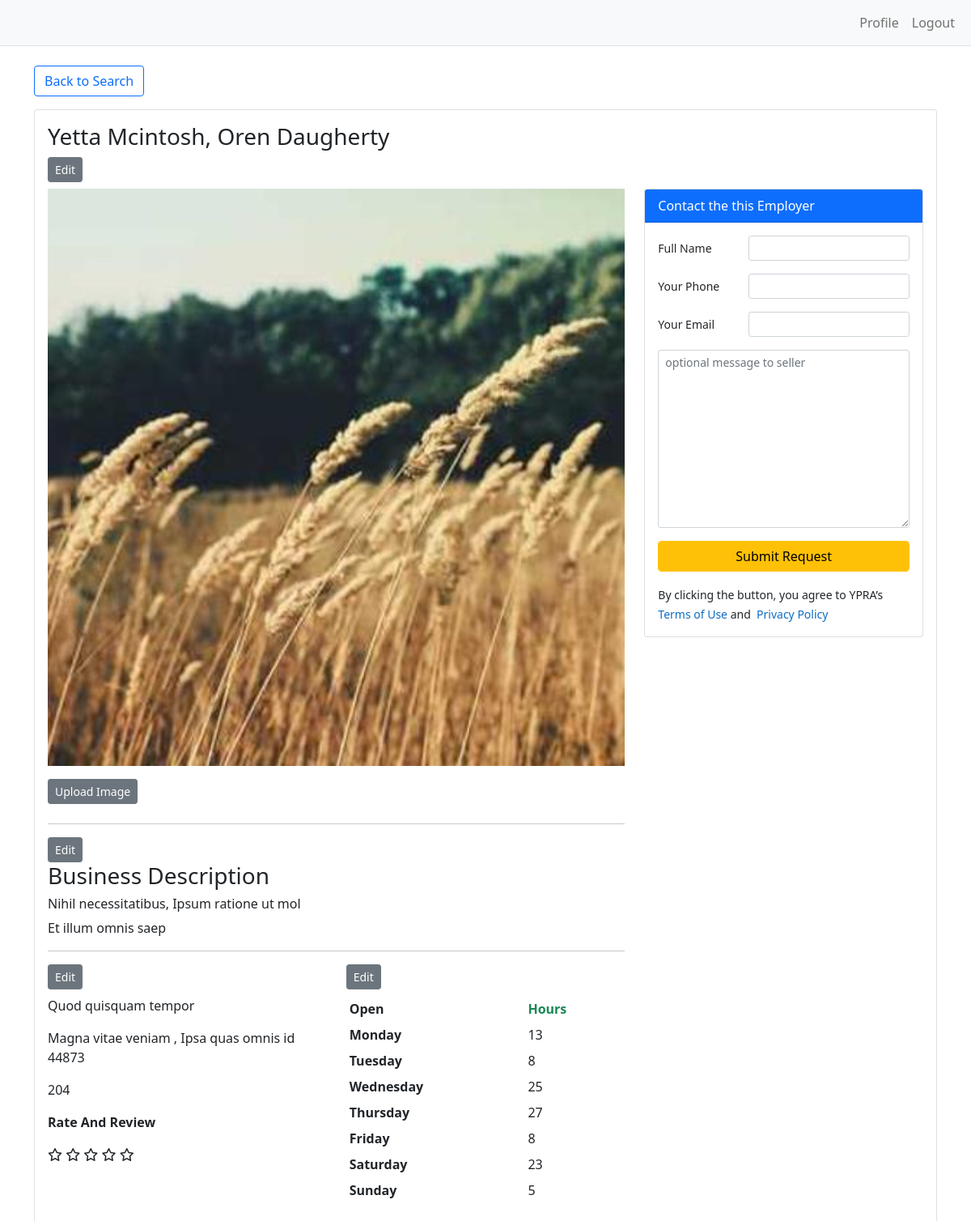
The app's page /profile.php (signed in) with its own data.
### tables this page shows
CREATE TABLE `bizaddress` (
  `id` int(11) NOT NULL,
  `user_id` int(10) UNSIGNED NOT NULL,
  `addNumber` varchar(100) NOT NULL,
  `addStreet` varchar(100) NOT NULL,
  `addCity` varchar(100) NOT NULL,
  `addState` varchar(100) NOT NULL,
  `zipCode` varchar(100) NOT NULL,
  `dateStarted` timestamp NOT NULL DEFAULT CURRENT_TIMESTAMP,
  `updated_at` timestamp NOT NULL DEFAULT CURRENT_TIMESTAMP
);

CREATE TABLE `bizhours` (
  `id` int(11) NOT NULL,
  `user_id` int(10) UNSIGNED NOT NULL,
  `mon` varchar(100) NOT NULL,
  `tues` varchar(100) NOT NULL,
  `wed` varchar(100) NOT NULL,
  `thurs` varchar(100) NOT NULL,
  `fri` varchar(100) NOT NULL,
  `sat` varchar(100) NOT NULL,
  `sun` varchar(100) NOT NULL,
  `dateStarted` timestamp NOT NULL DEFAULT CURRENT_TIMESTAMP,
  `updated_at` timestamp NOT NULL DEFAULT CURRENT_TIMESTAMP
);

### backend/config.php (called while the page is built, shortened)
<?php
require "db.php";
$db = new db();
function getUserAddress($user_id)
{
    $sql = "SELECT * FROM `bizaddress` WHERE user_id='$user_id'";
    global $db;
    $result = $db->fetch_row($sql);
    return (object)$result['data'];
}
function getUserHours($user_id)
{
    $sql = "SELECT * FROM `bizhours` WHERE user_id='$user_id'";
    global $db;
    $result = $db->fetch_row($sql);
    return (object)$result['data'];
}
?>

### backend/db.php (called while the page is built, shortened)
<?php
class db
{
    private $_pdo;
    private $host = "localhost";
    private $dbname = "test_ybiz";
    private $username = "root";
    private $db_password = "";
    public function __construct()
    {
        try {
            $this->_pdo = new PDO("mysql:host=$this->host;dbname=$this->dbname", $this->username, $this->db_password);
        } catch (Exception $e) {
            echo $e->getMessage();
        }
    }
    public function fetch_row($q)
    {
        $stm = $this->_pdo->prepare($q);
        if ($stm->execute()) {
            $result = $stm->fetch();
            return ['status' => 'ok', 'data' => $result];
        } else {
            return ['status' => 'error', 'error' => $stm->errorInfo()];
        }
    }
}
?>

### profile.php (the view, shortened to what this page needs)
<?php
require "backend/config.php";
$auth = (object)$_SESSION['auth'];
?>
<!doctype html>
<html lang="en">
<head>
    <?php
    include "css.php"; ?>
</head>
<body class="">
<?php
include "include/header.php"; ?>
<div class="container">
    <br>
    <a href="index.php" class="btn btn-outline-primary">Back to Search</a>
    <div class="card mt-3">
        <div class="card-body">
            <h3><?= $auth->FirstName ?> <?= $auth->LastName ?>, <?= $auth->coName ?></h3>
            <button class="btn btn-secondary btn-sm mb-2"
                    data-bs-toggle="modal" data-bs-target="#title_modal">Edit
            </button>
            <div class="row">
                <div class="col-md-8">
                    <?php
                    if (empty($auth->coImage)) {
                        ?>
                        <img class="mb-2" src="https://dummyimage.com/600x400/ffffff/000000" alt="" width="100%">
                        <?php
                    } else {
                        ?>
                        <img class="mb-2" src="<?= $auth->coImage ?>" alt="" width="100%">
                        <?php
                    }
                    ?>
                    <button class="btn btn-secondary btn-sm mt-2 mb-2" data-bs-toggle="modal"
                            data-bs-target="#image_modal">Upload
                        Image
                    </button>
                    <hr>
                    <button class="btn btn-secondary btn-sm" data-bs-toggle="modal" data-bs-target="#description_modal">
                        Edit
                    </button>
                    <h3>Business Description</h3>
                    <h6><?= $auth->bizArea ?>, <?= $auth->servLocation ?></h6>
                    <p><?= $auth->bizDescription ?></p>
                    <hr>
                    <div class="row">
                        <div class="col-md-6">
                            <button class="btn btn-secondary btn-sm mb-2"
                                    data-bs-toggle="modal"
                                    data-bs-target="#address_modal">Edit
                            </button>
                            <?php
                            $address = getUserAddress($auth->id);
                            ?>
                            <p class="fw-normal"><?= isset($address->addStreet) ? $address->addStreet : '' ?></p>
                            <p class="fw-normal"><?= $address->addCity ?? '' ?>
                                , <?= $address->addState ?? '' ?> <?= $address->zipCode ?? '' ?>
                            </p>
                            <p><?= $address->addNumber ?? '' ?></p>
                            <p class="fw-bold">Rate And Review</p>
                            <div class="d-flex justify-content-between align-items-center">
                                <div class="ratings">
                                    <i class="far fa-star"></i>
                                    <i class="far fa-star"></i>
                                    <i class="far fa-star"></i>
                                    <i class="far fa-star"></i>
                                    <i class="far fa-star"></i>
                                </div>
                            </div>
                        </div>
                        <div class="col-md-6">
                            <button class="btn btn-secondary btn-sm mb-2" data-bs-toggle="modal"
                                    data-bs-target="#hours_modal">Edit
                            </button>
                            <?php
                            $user_hours = getUserHours($auth->id);
                            ?>
                            <table class="table table-sm table-borderless">
                                <thead>
                                <tr>
                                    <th>Open</th>
                                    <th class="text-success">Hours</th>
                                </tr>
                                </thead>
                                <tbody>
                                <tr>
                                    <th>Monday</th>
                                    <td><?= $user_hours->mon ?? '' ?></td>
                                </tr>
                                <tr>
                                    <th>Tuesday</th>
                                    <td><?= $user_hours->tues ?? '' ?></td>
                                </tr>
                                <tr>
                                    <th>Wednesday</th>
                                    <td><?= $user_hours->wed ?? '' ?></td>
                                </tr>
                                <tr>
                                    <th>Thursday</th>
                                    <td><?= $user_hours->thurs ?? '' ?></td>
                                </tr>
                                <tr>
                                    <th>Friday</th>
                                    <td><?= $user_hours->fri ?? '' ?></td>
                                </tr>
                                <tr>
                                    <th>Saturday</th>
                                    <td><?= $user_hours->sat ?? '' ?></td>
                                </tr>
                                <tr>
                                    <th>Sunday</th>
                                    <td><?= $user_hours->sun ?? '' ?></td>
                                </tr>
                                </tbody>
                            </table>
                        </div>
                    </div>
                </div>
                <div class="col-md-4">
                    <div class="card">
                        <div class="card-header bg-primary text-white">Contact the this Employer</div>
                        <div class="card-body">
                            <div class="mb-3 row">
                                <label for="full_name" class="col-md-4 col-form-label col-form-label-sm">
                                    Full Name</label>
                                <div class="col-md-8">
                                    <input type="text" class="form-control form-control-sm" id="full_name"
                                           name="full_name">
                                </div>
                            </div>
                            <div class="mb-3 row">
                                <label for="phone_number" class="col-md-4 col-form-label col-form-label-sm">
                                    Your Phone</label>
                                <div class="col-md-8">
                                    <input type="text" class="form-control form-control-sm" id="phone_number"
                                           name="phone_number">
                                </div>
                            </div>
                            <div class="mb-3 row">
                                <label for="email" class="col-md-4 col-form-label col-form-label-sm">
                                    Your Email</label>
                                <div class="col-md-8">
                                    <input type="email" class="form-control form-control-sm" id="email"
                                           name="email">
                                </div>
                            </div>
                            <div class="mb-3 row">
                                <div class="col-md-12">
                                    <textarea name="message" id="message" cols="30" rows="10"
                                              placeholder="optional message to seller"
                                              class="form-control form-control-sm"></textarea>
                                </div>
                            </div>
                            <div class="mb-3 row">
                                <div class="col-md-12">
                                    <button type="submit" class="btn btn-warning form-control">Submit Request</button>
                                </div>
                            </div>
                            <small class="mt-4 ">
                                By clicking the button, you agree to YPRA’s&nbsp;&nbsp;
                                <a target="_blank"
                                   style="color: rgb(12, 108, 196); text-decoration: none; white-space: nowrap;"
                                   href="">Terms of Use</a>&nbsp;and&nbsp;
                                <a target="_blank"
                                   style="color: rgb(12, 108, 196); text-decoration: none; white-space: nowrap;"
                                   href="">Privacy
                                    Policy</a>
                            </small>
                        </div>
                    </div>
                </div>
            </div>
        </div>
    </div>
</div>
</body>
</html>

### records on screen
bizaddress: addStreet "Quod quisquam tempor", addCity "Magna vitae veniam", addState "Ipsa quas omnis id", zipCode "44873", addNumber "204"
bizhours: mon "13", tues "8", wed "25", thurs "27", fri "8", sat "23", sun "5"

### other values on screen
$auth->FirstName "Yetta"
$auth->LastName "Mcintosh"
$auth->coName "Oren Daugherty"
$auth->bizArea "Nihil necessitatibus"
$auth->servLocation "Ipsum ratione ut mol"
$auth->bizDescription "Et illum omnis saep"
